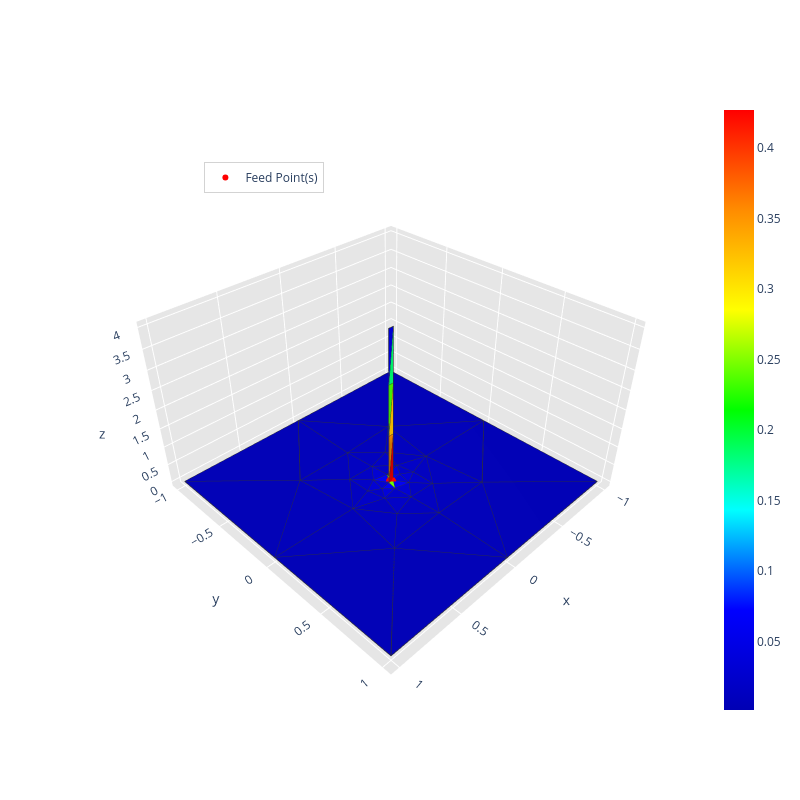
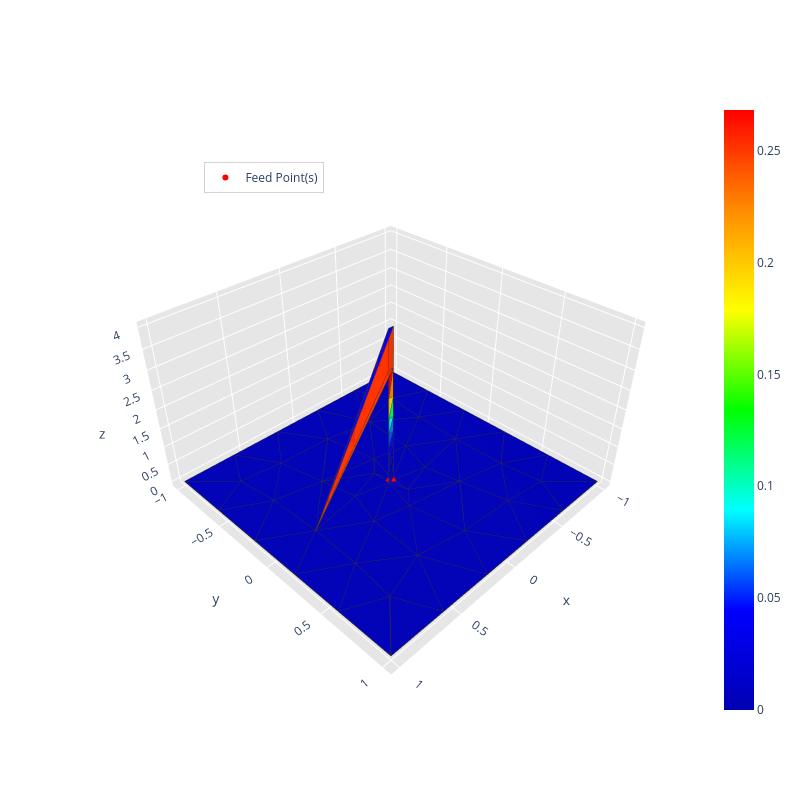
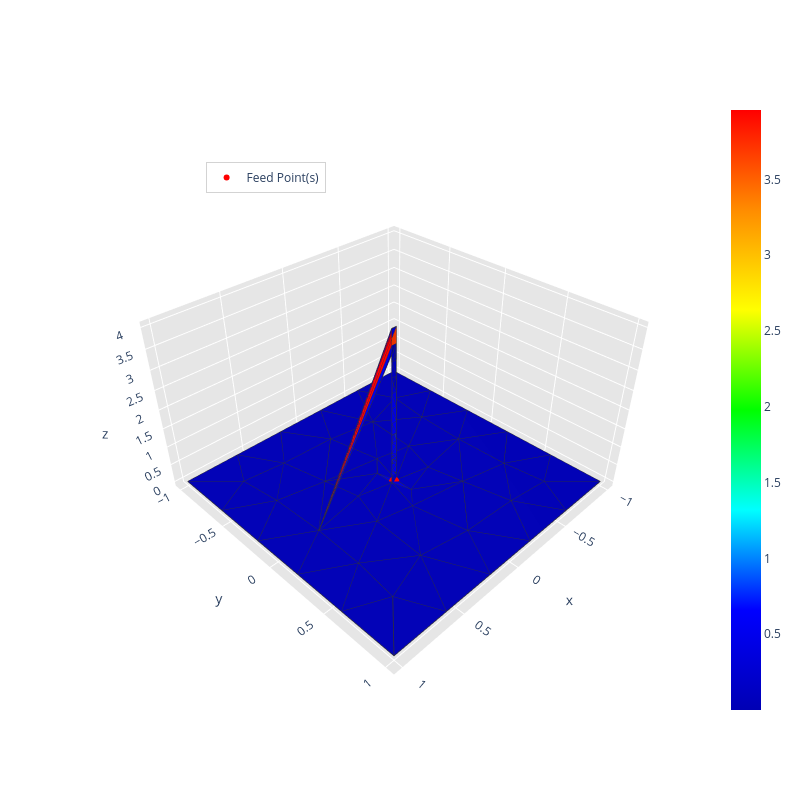
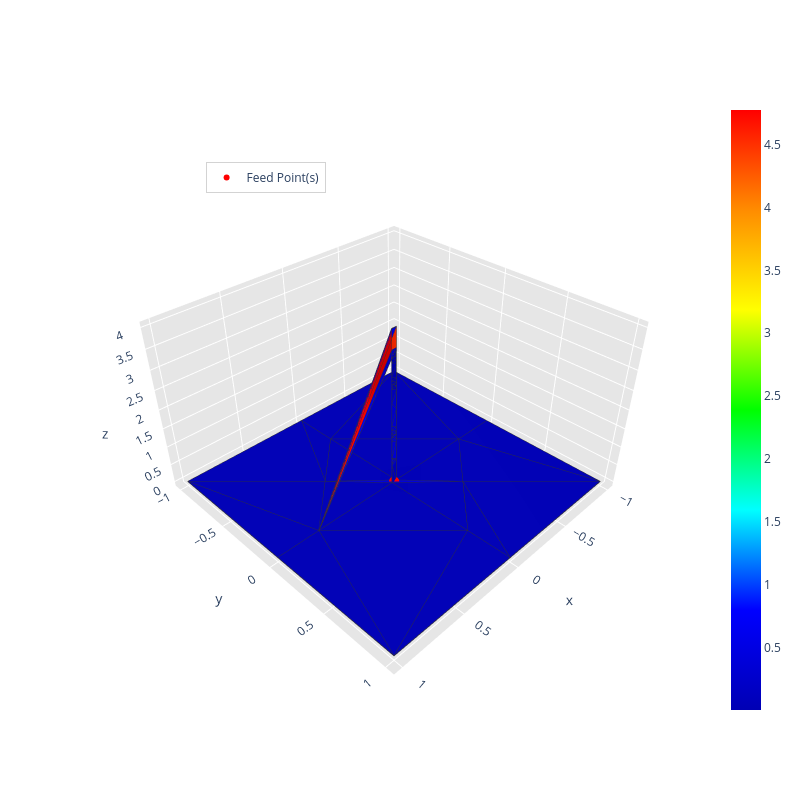

The code cell stored with these charts, in order, in its notebook:
### Code cell
feed_point = np.array([[0, 0, 0]])

run_radiation_refinement(config, grid_points, radius_vicinity, path, frequency, feed_point, monopole=True)

### Figure 1 — Plotly figure (JSON) as saved in the notebook; plotly's stock layout.template omitted (floating-point values rounded to 4 significant figures; data arrays with more than 128 entries replaced by an {"elided": "..."} marker saying what was removed)
{"data": [{"facecolor": ["rgb(0, 0, 187)", "rgb(0, 0, 187)", "rgb(0, 0, 209)", "rgb(0, 0, 209)", "rgb(0, 0, 183)", "rgb(0, 0, 183)", "rgb(0, 0, 180)", "rgb(0, 0, 180)", "rgb(0, 0, 180)", "rgb(0, 0, 180)", "rgb(0, 0, 189)", "rgb(0, 0, 189)", "rgb(0, 0, 180)", "rgb(0, 0, 180)", "rgb(0, 0, 180)", "rgb(0, 0, 180)", "rgb(0, 0, 185)", "rgb(0, 0, 185)", "rgb(0, 0, 183)", "rgb(0, 0, 183)", "rgb(0, 0, 195)", "rgb(0, 0, 195)", "rgb(0, 0, 185)", "rgb(0, 0, 185)", "rgb(0, 0, 239)", "rgb(0, 0, 239)", "rgb(0, 0, 183)", "rgb(0, 0, 183)", "rgb(0, 0, 183)", "rgb(0, 0, 183)", "rgb(0, 0, 195)", "rgb(0, 0, 195)", "rgb(0, 0, 237)", "rgb(0, 0, 237)", "rgb(0, 0, 197)", "rgb(0, 0, 197)", "rgb(0, 0, 193)", "rgb(0, 0, 193)", "rgb(0, 0, 188)", "rgb(0, 0, 188)", "rgb(0, 0, 190)", "rgb(0, 0, 190)", "rgb(0, 0, 196)", "rgb(0, 0, 196)", "rgb(0, 0, 195)", "rgb(0, 0, 195)", "rgb(0, 0, 208)", "rgb(0, 0, 208)", "rgb(0, 0, 187)", "rgb(0, 0, 187)", "rgb(0, 0, 207)", "rgb(0, 0, 207)", "rgb(0, 0, 213)", "rgb(0, 0, 213)", "rgb(108, 255, 0)", "rgb(108, 255, 0)", "rgb(0, 0, 187)", "rgb(0, 0, 187)", "rgb(255, 0, 0)", "rgb(255, 145, 0)", "rgb(0, 0, 226)", "rgb(0, 255, 113)", "rgb(255, 195, 0)", "rgb(71, 255, 0)"], "i": [22, 25, 34, 35, 13, 14, 4, 14, 13, 7, 29, 32, 12, 5, 6, 15, 17, 19, 16, 18, 28, 31, 23, 20, 0, 1, 17, 19, 15, 12, 26, 27, 36, 38, 33, 30, 24, 21, 23, 20, 24, 21, 26, 27, 31, 28, 33, 30, 31, 28, 34, 35, 28, 31, 0, 1, 17, 19, 11, 11, 9, 10, 11, 10], "j": [32, 29, 36, 38, 32, 29, 16, 19, 17, 18, 30, 33, 16, 19, 17, 18, 24, 21, 32, 29, 38, 36, 25, 22, 39, 37, 23, 20, 23, 20, 28, 31, 37, 39, 34, 35, 34, 35, 26, 27, 26, 27, 39, 37, 33, 30, 36, 38, 32, 29, 39, 37, 39, 37, 37, 39, 32, 29, 0, 1, 2, 9, 8, 8], "k": [16, 18, 0, 1, 17, 19, 13, 5, 6, 14, 21, 24, 4, 12, 15, 7, 23, 20, 13, 14, 30, 33, 18, 16, 34, 35, 15, 12, 18, 16, 25, 22, 0, 1, 24, 21, 26, 27, 25, 22, 23, 20, 28, 31, 32, 29, 34, 35, 22, 25, 26, 27, 38, 36, 1, 0, 24, 21, 1, 8, 3, 3, 10, 9], "name": "", "type": "mesh3d", "x": [-0.02, 0.02, 0.02, -0.02, -1.0, 1.0, -1.0, 1.0, 0.02, 0.02, -0.02, -0.02, 0.0, -1.0, 1.0, 0.0, -0.4311, -0.4348, 0.4311, 0.4348, -0.0002376, 0.186, -0.1982, 0.0002376, -0.186, 0.1982, 0.01771, -0.01771, 0.1525, 0.371, 0.181, -0.1525, -0.371, -0.181, -0.07648, 0.07648, -0.09718, -0.03193, 0.09718, 0.03193], "y": [0.0, 0.0, 0.0, 0.0, -1.0, -1.0, 1.0, 1.0, 0.0, 0.0, 0.0, 0.0, -1.0, 0.0, 0.0, 1.0, -0.4609, 0.4475, 0.4609, -0.4475, -0.4432, -0.2165, -0.2557, 0.4432, 0.2165, 0.2557, 0.2077, -0.2077, 0.09206, 0.01718, -0.04067, -0.09206, -0.01718, 0.04067, 0.09575, -0.09575, -0.01102, -0.07037, 0.01102, 0.07037], "z": [0.0, 0.0, 4.0, 4.0, 0.0, 0.0, 0.0, 0.0, 1.333, 2.667, 2.667, 1.333, 0.0, 0.0, 0.0, 0.0, 0.0, 0.0, 0.0, 0.0, 0.0, 0.0, 0.0, 0.0, 0.0, 0.0, 0.0, 0.0, 0.0, 0.0, 0.0, 0.0, 0.0, 0.0, 0.0, 0.0, 0.0, 0.0, 0.0, 0.0]}, {"line": {"color": "rgb(50, 50, 50)", "width": 1.5}, "mode": "lines", "showlegend": false, "type": "scatter3d", "x": {"elided": "320 float values"}, "y": {"elided": "320 float values"}, "z": {"elided": "320 float values"}}, {"hoverinfo": "none", "marker": {"color": [0.001481, 0.427], "colorscale": [[0, "rgb(0, 0, 180)"], [0.1667, "rgb(0, 0, 255)"], [0.3333, "rgb(0, 255, 255)"], [0.5, "rgb(0, 255, 0)"], [0.6667, "rgb(255, 255, 0)"], [0.8333, "rgb(255, 140, 0)"], [1, "rgb(255, 0, 0)"]], "showscale": true, "size": 0.1}, "mode": "markers", "showlegend": false, "type": "scatter3d", "x": [-0.02], "y": [0.0], "z": [0.0]}, {"marker": {"color": "red", "size": 6, "symbol": "circle"}, "mode": "markers+text", "name": "Feed Point(s)", "type": "scatter3d", "x": [0], "y": [0], "z": [0]}], "layout": {"height": 800, "legend": {"bgcolor": "rgba(255,255,255,0.7)", "bordercolor": "lightgray", "borderwidth": 1, "x": 0.2, "xanchor": "left", "y": 0.9, "yanchor": "top"}, "scene": {"aspectratio": {"x": 0.5, "y": 0.5, "z": 0.3}, "camera": {"eye": {"x": 0.65, "y": 0.65, "z": 0.65}}, "xaxis": {"backgroundcolor": "rgb(230, 230, 230)", "gridcolor": "rgb(255, 255, 255)", "showbackground": true, "zerolinecolor": "rgb(255, 255, 255)"}, "yaxis": {"backgroundcolor": "rgb(230, 230, 230)", "gridcolor": "rgb(255, 255, 255)", "showbackground": true, "zerolinecolor": "rgb(255, 255, 255)"}, "zaxis": {"backgroundcolor": "rgb(230, 230, 230)", "gridcolor": "rgb(255, 255, 255)", "showbackground": true, "zerolinecolor": "rgb(255, 255, 255)"}}, "title": {"text": ""}, "width": 800}}

### Figure 2 — Plotly figure (JSON) as saved in the notebook; plotly's stock layout.template omitted (floating-point values rounded to 4 significant figures; data arrays with more than 128 entries replaced by an {"elided": "..."} marker saying what was removed)
{"data": [{"facecolor": ["rgb(0, 0, 180)", "rgb(0, 0, 180)", "rgb(0, 0, 180)", "rgb(0, 0, 180)", "rgb(0, 0, 182)", "rgb(0, 0, 182)", "rgb(0, 0, 180)", "rgb(0, 0, 180)", "rgb(0, 0, 180)", "rgb(0, 0, 180)", "rgb(0, 0, 180)", "rgb(0, 0, 180)", "rgb(0, 0, 180)", "rgb(0, 0, 180)", "rgb(0, 0, 180)", "rgb(0, 0, 180)", "rgb(0, 0, 180)", "rgb(0, 0, 180)", "rgb(0, 0, 180)", "rgb(0, 0, 180)", "rgb(0, 0, 180)", "rgb(0, 0, 180)", "rgb(0, 0, 180)", "rgb(0, 0, 180)", "rgb(0, 0, 180)", "rgb(0, 0, 180)", "rgb(0, 0, 180)", "rgb(0, 0, 180)", "rgb(0, 0, 180)", "rgb(0, 0, 180)", "rgb(0, 0, 180)", "rgb(0, 0, 180)", "rgb(0, 0, 180)", "rgb(0, 0, 180)", "rgb(0, 0, 180)", "rgb(0, 0, 180)", "rgb(0, 0, 180)", "rgb(0, 0, 180)", "rgb(0, 0, 180)", "rgb(0, 0, 180)", "rgb(0, 0, 180)", "rgb(0, 0, 180)", "rgb(0, 0, 180)", "rgb(0, 0, 180)", "rgb(0, 0, 180)", "rgb(0, 0, 180)", "rgb(0, 0, 180)", "rgb(0, 0, 180)", "rgb(0, 0, 180)", "rgb(0, 0, 180)", "rgb(0, 0, 180)", "rgb(0, 0, 180)", "rgb(0, 0, 180)", "rgb(0, 0, 180)", "rgb(0, 0, 180)", "rgb(0, 0, 180)", "rgb(0, 0, 180)", "rgb(0, 0, 180)", "rgb(0, 0, 182)", "rgb(0, 0, 182)", "rgb(0, 0, 180)", "rgb(0, 0, 180)", "rgb(0, 0, 180)", "rgb(0, 0, 180)", "rgb(0, 0, 180)", "rgb(0, 0, 180)", "rgb(0, 0, 180)", "rgb(0, 0, 180)", "rgb(0, 0, 180)", "rgb(0, 0, 180)", "rgb(0, 0, 180)", "rgb(0, 0, 180)", "rgb(0, 0, 195)", "rgb(0, 0, 195)", "rgb(255, 171, 0)", "rgb(0, 0, 198)", "rgb(0, 0, 225)", "rgb(255, 0, 0)", "rgb(255, 52, 0)", "rgb(0, 0, 198)", "rgb(0, 0, 251)", "rgb(0, 0, 202)", "rgb(0, 0, 189)", "rgb(0, 0, 254)", "rgb(255, 133, 0)", "rgb(255, 1, 0)", "rgb(0, 255, 94)", "rgb(255, 220, 0)", "rgb(0, 129, 255)", "rgb(0, 255, 245)", "rgb(0, 12, 255)", "rgb(0, 88, 255)", "rgb(0, 0, 228)", "rgb(0, 0, 248)"], "i": [46, 5, 48, 4, 52, 54, 49, 50, 10, 13, 8, 9, 47, 45, 10, 13, 8, 9, 11, 12, 22, 26, 16, 13, 11, 12, 28, 16, 21, 25, 17, 29, 0, 3, 15, 27, 11, 12, 10, 13, 8, 9, 1, 2, 23, 19, 20, 24, 45, 47, 30, 18, 8, 9, 57, 58, 48, 46, 5, 4, 45, 47, 22, 26, 50, 49, 30, 18, 55, 56, 51, 53, 4, 5, 37, 44, 32, 6, 12, 14, 31, 4, 5, 6, 38, 37, 40, 39, 41, 34, 42, 33, 42, 32], "j": [52, 51, 54, 53, 60, 59, 54, 52, 54, 52, 54, 52, 49, 50, 57, 58, 56, 55, 53, 51, 47, 45, 17, 28, 20, 24, 50, 49, 47, 45, 57, 58, 61, 62, 61, 62, 55, 56, 49, 50, 57, 58, 64, 63, 64, 63, 55, 56, 46, 48, 58, 57, 59, 60, 64, 63, 53, 51, 59, 60, 62, 61, 61, 62, 62, 61, 63, 64, 63, 64, 59, 60, 59, 60, 38, 14, 14, 37, 38, 44, 14, 44, 44, 12, 36, 36, 39, 36, 40, 40, 41, 41, 32, 42], "k": [5, 46, 4, 48, 5, 4, 48, 46, 49, 50, 10, 13, 48, 46, 8, 9, 12, 11, 9, 8, 21, 25, 10, 29, 21, 25, 27, 15, 11, 12, 10, 13, 22, 26, 0, 3, 20, 24, 16, 28, 56, 55, 18, 30, 1, 2, 19, 23, 12, 11, 29, 17, 54, 52, 56, 55, 11, 12, 51, 53, 50, 49, 47, 45, 27, 15, 58, 57, 19, 23, 8, 9, 5, 4, 12, 31, 43, 12, 7, 43, 32, 5, 31, 7, 39, 38, 35, 35, 34, 35, 33, 34, 43, 33], "name": "", "type": "mesh3d", "x": [-1.0, 1.0, -1.0, 1.0, -0.02, 0.02, 0.02, -0.02, 0.3333, -0.3333, -0.006667, -0.6733, 0.6733, 0.006667, 0.006667, -0.5828, -0.1919, 0.1991, 0.59, -1.0, -1.0, -1.0, -1.0, 1.0, 1.0, 1.0, 1.0, 0.5828, 0.1919, -0.1991, -0.59, 0.02, 0.02, 0.02, 0.02, 0.02, 0.02, 0.02, -0.02, -0.02, -0.02, -0.02, -0.02, -0.02, -0.02, 0.6843, 0.3533, -0.6843, -0.3532, -0.3732, 0.3732, 0.2768, 0.0883, -0.2767, -0.08855, -0.6875, 0.6875, 0.4106, -0.4106, 0.02287, -0.02301, -0.7204, 0.7204, -0.728, 0.728], "y": [-1.0, -1.0, 1.0, 1.0, 0.0, 0.0, 0.0, 0.0, -0.3333, 0.3333, -0.6667, 0.0, 0.0, 0.6667, 0.0, -1.0, -1.0, -1.0, -1.0, 0.5901, 0.1993, -0.1914, -0.5822, -0.5901, -0.1993, 0.1914, 0.5822, 1.0, 1.0, 1.0, 1.0, 0.0, 0.0, 0.0, 0.0, 0.0, 0.0, 0.0, 0.0, 0.0, 0.0, 0.0, 0.0, 0.0, 0.0, 0.3816, 0.1997, -0.3816, -0.1996, -0.6021, 0.6021, -0.06069, 0.2591, 0.06081, -0.2589, 0.412, -0.412, -0.6887, 0.6887, -0.1409, 0.1409, -0.7105, 0.7105, 0.7284, -0.7284], "z": [0.0, 0.0, 0.0, 0.0, 0.0, 0.0, 4.0, 4.0, 0.0, 0.0, 0.0, 0.0, 0.0, 0.0, 0.6667, 0.0, 0.0, 0.0, 0.0, 0.0, 0.0, 0.0, 0.0, 0.0, 0.0, 0.0, 0.0, 0.0, 0.0, 0.0, 0.0, 0.3519, 0.7038, 1.056, 1.408, 1.799, 2.327, 3.038, 3.038, 2.326, 1.799, 1.407, 1.056, 0.7037, 0.3519, 0.0, 0.0, 0.0, 0.0, 0.0, 0.0, 0.0, 0.0, 0.0, 0.0, 0.0, 0.0, 0.0, 0.0, 0.0, 0.0, 0.0, 0.0, 0.0, 0.0]}, {"line": {"color": "rgb(50, 50, 50)", "width": 1.5}, "mode": "lines", "showlegend": false, "type": "scatter3d", "x": {"elided": "470 float values"}, "y": {"elided": "470 float values"}, "z": {"elided": "470 float values"}}, {"hoverinfo": "none", "marker": {"color": [8.773e-06, 0.2681], "colorscale": [[0, "rgb(0, 0, 180)"], [0.1667, "rgb(0, 0, 255)"], [0.3333, "rgb(0, 255, 255)"], [0.5, "rgb(0, 255, 0)"], [0.6667, "rgb(255, 255, 0)"], [0.8333, "rgb(255, 140, 0)"], [1, "rgb(255, 0, 0)"]], "showscale": true, "size": 0.1}, "mode": "markers", "showlegend": false, "type": "scatter3d", "x": [-1.0], "y": [-1.0], "z": [0.0]}, {"marker": {"color": "red", "size": 6, "symbol": "circle"}, "mode": "markers+text", "name": "Feed Point(s)", "type": "scatter3d", "x": [0], "y": [0], "z": [0]}], "layout": {"height": 800, "legend": {"bgcolor": "rgba(255,255,255,0.7)", "bordercolor": "lightgray", "borderwidth": 1, "x": 0.2, "xanchor": "left", "y": 0.9, "yanchor": "top"}, "scene": {"aspectratio": {"x": 0.5, "y": 0.5, "z": 0.3}, "camera": {"eye": {"x": 0.65, "y": 0.65, "z": 0.65}}, "xaxis": {"backgroundcolor": "rgb(230, 230, 230)", "gridcolor": "rgb(255, 255, 255)", "showbackground": true, "zerolinecolor": "rgb(255, 255, 255)"}, "yaxis": {"backgroundcolor": "rgb(230, 230, 230)", "gridcolor": "rgb(255, 255, 255)", "showbackground": true, "zerolinecolor": "rgb(255, 255, 255)"}, "zaxis": {"backgroundcolor": "rgb(230, 230, 230)", "gridcolor": "rgb(255, 255, 255)", "showbackground": true, "zerolinecolor": "rgb(255, 255, 255)"}}, "title": {"text": ""}, "width": 800}}

### Figure 3 — Plotly figure (JSON) as saved in the notebook; plotly's stock layout.template omitted (floating-point values rounded to 4 significant figures; data arrays with more than 128 entries replaced by an {"elided": "..."} marker saying what was removed)
{"data": [{"facecolor": ["rgb(0, 0, 182)", "rgb(0, 0, 182)", "rgb(0, 0, 182)", "rgb(0, 0, 181)", "rgb(0, 0, 186)", "rgb(0, 0, 186)", "rgb(0, 0, 181)", "rgb(0, 0, 181)", "rgb(0, 0, 180)", "rgb(0, 0, 180)", "rgb(0, 0, 181)", "rgb(0, 0, 181)", "rgb(0, 0, 180)", "rgb(0, 0, 180)", "rgb(0, 0, 181)", "rgb(0, 0, 181)", "rgb(0, 0, 181)", "rgb(0, 0, 181)", "rgb(0, 0, 181)", "rgb(0, 0, 181)", "rgb(0, 0, 180)", "rgb(0, 0, 180)", "rgb(0, 0, 180)", "rgb(0, 0, 180)", "rgb(0, 0, 180)", "rgb(0, 0, 180)", "rgb(0, 0, 180)", "rgb(0, 0, 180)", "rgb(0, 0, 180)", "rgb(0, 0, 180)", "rgb(0, 0, 180)", "rgb(0, 0, 180)", "rgb(0, 0, 180)", "rgb(0, 0, 180)", "rgb(0, 0, 180)", "rgb(0, 0, 180)", "rgb(0, 0, 180)", "rgb(0, 0, 180)", "rgb(0, 0, 180)", "rgb(0, 0, 180)", "rgb(0, 0, 180)", "rgb(0, 0, 180)", "rgb(0, 0, 180)", "rgb(0, 0, 180)", "rgb(0, 0, 180)", "rgb(0, 0, 180)", "rgb(0, 0, 180)", "rgb(0, 0, 180)", "rgb(0, 0, 181)", "rgb(0, 0, 181)", "rgb(0, 0, 180)", "rgb(0, 0, 180)", "rgb(0, 0, 181)", "rgb(0, 0, 181)", "rgb(0, 0, 180)", "rgb(0, 0, 180)", "rgb(0, 0, 181)", "rgb(0, 0, 181)", "rgb(0, 0, 185)", "rgb(0, 0, 185)", "rgb(0, 0, 180)", "rgb(0, 0, 180)", "rgb(0, 0, 180)", "rgb(0, 0, 180)", "rgb(0, 0, 180)", "rgb(0, 0, 180)", "rgb(0, 0, 180)", "rgb(0, 0, 180)", "rgb(0, 0, 180)", "rgb(0, 0, 180)", "rgb(0, 0, 182)", "rgb(0, 0, 182)", "rgb(0, 0, 214)", "rgb(0, 0, 214)", "rgb(0, 0, 248)", "rgb(0, 0, 248)", "rgb(0, 0, 237)", "rgb(0, 34, 255)", "rgb(0, 0, 248)", "rgb(0, 0, 248)", "rgb(0, 0, 248)", "rgb(0, 0, 194)", "rgb(0, 10, 255)", "rgb(0, 0, 247)", "rgb(0, 0, 219)", "rgb(0, 0, 201)", "rgb(0, 0, 198)", "rgb(0, 0, 247)", "rgb(255, 0, 0)", "rgb(255, 58, 0)", "rgb(0, 36, 255)", "rgb(0, 0, 208)", "rgb(0, 0, 191)", "rgb(0, 0, 194)", "rgb(0, 0, 225)", "rgb(0, 0, 248)", "rgb(0, 0, 248)", "rgb(0, 0, 248)", "rgb(0, 0, 248)", "rgb(0, 0, 247)", "rgb(0, 0, 248)", "rgb(0, 0, 210)", "rgb(0, 0, 233)", "rgb(0, 0, 240)", "rgb(0, 0, 198)", "rgb(0, 0, 200)", "rgb(0, 0, 230)", "rgb(0, 0, 241)", "rgb(0, 0, 241)", "rgb(0, 0, 245)", "rgb(0, 0, 244)", "rgb(0, 0, 246)", "rgb(0, 0, 248)", "rgb(0, 0, 248)"], "i": [63, 5, 65, 4, 69, 71, 66, 67, 10, 13, 8, 9, 64, 62, 13, 10, 8, 9, 11, 12, 25, 29, 10, 13, 11, 27, 31, 19, 24, 28, 32, 20, 0, 3, 18, 30, 11, 12, 10, 13, 8, 9, 1, 2, 26, 22, 23, 27, 62, 64, 33, 21, 8, 9, 75, 74, 65, 63, 5, 4, 62, 64, 25, 29, 67, 66, 21, 33, 72, 73, 68, 70, 4, 5, 61, 55, 15, 14, 59, 60, 39, 16, 37, 15, 17, 45, 49, 41, 12, 12, 54, 16, 46, 50, 17, 56, 40, 61, 60, 34, 61, 6, 48, 14, 49, 46, 51, 52, 44, 53, 43, 42, 57, 38], "j": [69, 68, 71, 70, 77, 76, 71, 69, 71, 69, 71, 69, 66, 67, 74, 75, 73, 72, 70, 68, 64, 62, 19, 31, 23, 28, 67, 66, 64, 62, 74, 75, 78, 79, 78, 79, 72, 73, 66, 67, 75, 74, 81, 80, 81, 80, 72, 73, 63, 65, 74, 75, 76, 77, 81, 80, 70, 68, 76, 77, 79, 78, 78, 79, 79, 78, 81, 80, 80, 81, 76, 77, 76, 77, 34, 56, 40, 36, 36, 36, 57, 47, 58, 55, 51, 50, 46, 54, 47, 7, 55, 48, 47, 51, 44, 57, 56, 35, 35, 4, 4, 7, 47, 58, 50, 50, 52, 53, 52, 54, 53, 54, 58, 58], "k": [5, 63, 4, 65, 5, 4, 65, 63, 66, 67, 10, 13, 65, 63, 9, 8, 12, 11, 9, 8, 24, 28, 20, 32, 24, 12, 30, 18, 11, 12, 13, 10, 25, 29, 0, 3, 23, 27, 19, 31, 73, 72, 21, 33, 1, 2, 22, 26, 12, 11, 32, 20, 71, 69, 73, 72, 11, 12, 68, 70, 67, 66, 64, 62, 30, 18, 75, 74, 22, 26, 8, 9, 5, 4, 35, 40, 41, 37, 14, 59, 38, 48, 14, 40, 44, 17, 16, 15, 6, 48, 15, 49, 16, 17, 45, 39, 39, 60, 36, 5, 34, 12, 12, 59, 46, 45, 44, 43, 43, 42, 42, 41, 38, 37], "name": "", "type": "mesh3d", "x": [-1.0, 1.0, -1.0, 1.0, -0.02, 0.02, 0.02, -0.02, 0.3333, -0.3333, -0.006667, -0.6733, 0.6733, 0.006667, 0.006667, -0.006667, -0.006667, 0.006667, -0.5828, -0.1919, 0.1991, 0.59, -1.0, -1.0, -1.0, -1.0, 1.0, 1.0, 1.0, 1.0, 0.5828, 0.1919, -0.1991, -0.59, 0.02, 0.02, 0.02, 0.02, 0.02, 0.02, 0.02, 0.02, 0.02, 0.02, 0.02, 0.02, 0.02, 0.02, -0.02, -0.02, -0.02, -0.02, -0.02, -0.02, -0.02, -0.02, -0.02, -0.02, -0.02, -0.02, -0.02, -0.02, 0.6843, 0.3533, -0.6843, -0.3532, -0.3732, 0.3732, 0.2768, 0.0883, -0.2767, -0.08855, -0.6875, 0.6875, -0.4106, 0.4106, 0.02287, -0.02301, -0.7204, 0.7204, -0.728, 0.728], "y": [-1.0, -1.0, 1.0, 1.0, 0.0, 0.0, 0.0, 0.0, -0.3333, 0.3333, -0.6667, 0.0, 0.0, 0.6667, 0.0, 0.0, 0.0, 0.0, -1.0, -1.0, -1.0, -1.0, 0.5901, 0.1993, -0.1914, -0.5822, -0.5901, -0.1993, 0.1914, 0.5822, 1.0, 1.0, 1.0, 1.0, 0.0, 0.0, 0.0, 0.0, 0.0, 0.0, 0.0, 0.0, 0.0, 0.0, 0.0, 0.0, 0.0, 0.0, 0.0, 0.0, 0.0, 0.0, 0.0, 0.0, 0.0, 0.0, 0.0, 0.0, 0.0, 0.0, 0.0, 0.0, 0.3816, 0.1997, -0.3816, -0.1996, -0.6021, 0.6021, -0.06069, 0.2591, 0.06081, -0.2589, 0.412, -0.412, 0.6887, -0.6887, -0.1409, 0.1409, -0.7105, 0.7105, 0.7284, -0.7284], "z": [0.0, 0.0, 0.0, 0.0, 0.0, 0.0, 4.0, 4.0, 0.0, 0.0, 0.0, 0.0, 0.0, 0.0, 0.6667, 1.333, 3.333, 2.667, 0.0, 0.0, 0.0, 0.0, 0.0, 0.0, 0.0, 0.0, 0.0, 0.0, 0.0, 0.0, 0.0, 0.0, 0.0, 0.0, 0.2141, 0.3677, 0.5756, 0.6726, 0.7695, 0.8665, 1.142, 1.365, 1.675, 2.061, 2.449, 2.836, 3.224, 3.612, 3.613, 3.225, 2.838, 2.45, 2.063, 1.678, 1.366, 1.143, 0.9823, 0.7697, 0.6729, 0.576, 0.4792, 0.2143, 0.0, 0.0, 0.0, 0.0, 0.0, 0.0, 0.0, 0.0, 0.0, 0.0, 0.0, 0.0, 0.0, 0.0, 0.0, 0.0, 0.0, 0.0, 0.0, 0.0]}, {"line": {"color": "rgb(50, 50, 50)", "width": 1.5}, "mode": "lines", "showlegend": false, "type": "scatter3d", "x": {"elided": "570 float values"}, "y": {"elided": "570 float values"}, "z": {"elided": "570 float values"}}, {"hoverinfo": "none", "marker": {"color": [0.0005159, 3.958], "colorscale": [[0, "rgb(0, 0, 180)"], [0.1667, "rgb(0, 0, 255)"], [0.3333, "rgb(0, 255, 255)"], [0.5, "rgb(0, 255, 0)"], [0.6667, "rgb(255, 255, 0)"], [0.8333, "rgb(255, 140, 0)"], [1, "rgb(255, 0, 0)"]], "showscale": true, "size": 0.1}, "mode": "markers", "showlegend": false, "type": "scatter3d", "x": [-1.0], "y": [-1.0], "z": [0.0]}, {"marker": {"color": "red", "size": 6, "symbol": "circle"}, "mode": "markers+text", "name": "Feed Point(s)", "type": "scatter3d", "x": [0], "y": [0], "z": [0]}], "layout": {"height": 800, "legend": {"bgcolor": "rgba(255,255,255,0.7)", "bordercolor": "lightgray", "borderwidth": 1, "x": 0.2, "xanchor": "left", "y": 0.9, "yanchor": "top"}, "scene": {"aspectratio": {"x": 0.5, "y": 0.5, "z": 0.3}, "camera": {"eye": {"x": 0.65, "y": 0.65, "z": 0.65}}, "xaxis": {"backgroundcolor": "rgb(230, 230, 230)", "gridcolor": "rgb(255, 255, 255)", "showbackground": true, "zerolinecolor": "rgb(255, 255, 255)"}, "yaxis": {"backgroundcolor": "rgb(230, 230, 230)", "gridcolor": "rgb(255, 255, 255)", "showbackground": true, "zerolinecolor": "rgb(255, 255, 255)"}, "zaxis": {"backgroundcolor": "rgb(230, 230, 230)", "gridcolor": "rgb(255, 255, 255)", "showbackground": true, "zerolinecolor": "rgb(255, 255, 255)"}}, "title": {"text": ""}, "width": 800}}

### Figure 4 — Plotly figure (JSON) as saved in the notebook; plotly's stock layout.template omitted (floating-point values rounded to 4 significant figures; data arrays with more than 128 entries replaced by an {"elided": "..."} marker saying what was removed)
{"data": [{"facecolor": ["rgb(0, 0, 180)", "rgb(0, 0, 180)", "rgb(0, 0, 213)", "rgb(0, 0, 213)", "rgb(0, 0, 181)", "rgb(0, 0, 181)", "rgb(0, 0, 181)", "rgb(0, 0, 181)", "rgb(0, 0, 180)", "rgb(0, 0, 180)", "rgb(0, 0, 180)", "rgb(0, 0, 180)", "rgb(0, 0, 180)", "rgb(0, 0, 180)", "rgb(0, 0, 180)", "rgb(0, 0, 180)", "rgb(0, 0, 180)", "rgb(0, 0, 180)", "rgb(0, 0, 180)", "rgb(0, 0, 180)", "rgb(0, 0, 180)", "rgb(0, 0, 180)", "rgb(0, 0, 218)", "rgb(0, 0, 185)", "rgb(0, 0, 209)", "rgb(0, 0, 184)", "rgb(0, 0, 184)", "rgb(0, 0, 219)", "rgb(0, 0, 185)", "rgb(0, 0, 220)", "rgb(0, 0, 201)", "rgb(0, 0, 209)", "rgb(0, 0, 218)", "rgb(0, 0, 187)", "rgb(0, 0, 184)", "rgb(0, 0, 184)", "rgb(0, 0, 227)", "rgb(0, 0, 189)", "rgb(0, 0, 185)", "rgb(0, 0, 185)", "rgb(0, 0, 220)", "rgb(0, 0, 218)", "rgb(0, 0, 224)", "rgb(255, 0, 0)", "rgb(255, 44, 0)", "rgb(0, 0, 238)", "rgb(0, 0, 237)", "rgb(0, 0, 235)", "rgb(0, 0, 212)", "rgb(0, 0, 187)", "rgb(0, 0, 184)", "rgb(0, 0, 184)", "rgb(0, 0, 212)", "rgb(0, 0, 200)", "rgb(0, 0, 217)", "rgb(0, 0, 214)", "rgb(0, 0, 220)", "rgb(0, 0, 223)", "rgb(0, 0, 221)", "rgb(0, 0, 227)", "rgb(0, 0, 228)", "rgb(0, 0, 244)", "rgb(0, 0, 187)", "rgb(0, 0, 183)", "rgb(0, 0, 184)", "rgb(0, 0, 184)", "rgb(0, 0, 219)"], "i": [13, 11, 5, 5, 4, 13, 4, 5, 8, 21, 12, 0, 12, 11, 18, 11, 1, 1, 2, 2, 12, 3, 15, 16, 14, 36, 44, 54, 37, 52, 17, 32, 50, 46, 35, 34, 51, 47, 16, 38, 53, 49, 54, 12, 12, 14, 14, 15, 15, 17, 43, 43, 48, 30, 49, 29, 52, 54, 53, 22, 6, 12, 40, 36, 41, 33, 50], "j": [5, 10, 9, 4, 10, 9, 9, 8, 10, 9, 3, 10, 8, 9, 10, 19, 8, 20, 9, 19, 20, 21, 27, 37, 24, 42, 45, 22, 38, 25, 31, 45, 28, 31, 42, 44, 26, 31, 41, 39, 25, 28, 4, 38, 7, 22, 23, 50, 26, 45, 44, 34, 30, 31, 29, 30, 26, 24, 24, 4, 7, 39, 41, 37, 42, 45, 27], "k": [12, 4, 4, 8, 8, 5, 11, 12, 18, 13, 13, 11, 1, 2, 0, 0, 18, 12, 21, 11, 3, 13, 50, 40, 54, 35, 33, 14, 40, 26, 32, 17, 49, 17, 43, 33, 15, 46, 36, 40, 52, 29, 22, 6, 39, 23, 24, 51, 27, 46, 34, 35, 47, 47, 48, 48, 51, 53, 25, 5, 12, 38, 16, 16, 36, 32, 28], "name": "", "type": "mesh3d", "x": [-1.0, 1.0, -1.0, 1.0, -0.02, 0.02, 0.02, -0.02, 0.3333, -0.3333, -0.006667, -0.6733, 0.6733, 0.006667, 0.006667, -0.006667, -0.006667, 0.006667, -0.00157, -1.0, 1.0, 0.00157, 0.02, 0.02, 0.02, 0.02, 0.02, 0.02, 0.02, 0.02, 0.02, 0.02, 0.02, 0.02, 0.02, 0.02, 0.02, 0.02, 0.02, -0.02, -0.02, -0.02, -0.02, -0.02, -0.02, -0.02, -0.02, -0.02, -0.02, -0.02, -0.02, -0.02, -0.02, -0.02, -0.02], "y": [-1.0, -1.0, 1.0, 1.0, 0.0, 0.0, 0.0, 0.0, -0.3333, 0.3333, -0.6667, 0.0, 0.0, 0.6667, 0.0, 0.0, 0.0, 0.0, -1.0, 8.882e-16, -8.882e-16, 1.0, 0.0, 0.0, 0.0, 0.0, 0.0, 0.0, 0.0, 0.0, 0.0, 0.0, 0.0, 0.0, 0.0, 0.0, 0.0, 0.0, 0.0, 0.0, 0.0, 0.0, 0.0, 0.0, 0.0, 0.0, 0.0, 0.0, 0.0, 0.0, 0.0, 0.0, 0.0, 0.0, 0.0], "z": [0.0, 0.0, 0.0, 0.0, 0.0, 0.0, 4.0, 4.0, 0.0, 0.0, 0.0, 0.0, 0.0, 0.0, 0.6667, 1.333, 3.333, 2.667, 0.0, 0.0, 0.0, 0.0, 0.5127, 0.7022, 0.7281, 1.201, 1.3, 1.4, 1.499, 1.607, 2.192, 2.571, 2.671, 2.77, 2.869, 3.215, 3.314, 3.414, 3.513, 3.517, 3.419, 3.32, 3.222, 3.123, 2.781, 2.683, 2.584, 2.486, 2.005, 1.519, 1.421, 1.322, 1.224, 1.126, 0.6312]}, {"line": {"color": "rgb(50, 50, 50)", "width": 1.5}, "mode": "lines", "showlegend": false, "type": "scatter3d", "x": {"elided": "335 float values"}, "y": {"elided": "335 float values"}, "z": {"elided": "335 float values"}}, {"hoverinfo": "none", "marker": {"color": [0.001145, 4.776], "colorscale": [[0, "rgb(0, 0, 180)"], [0.1667, "rgb(0, 0, 255)"], [0.3333, "rgb(0, 255, 255)"], [0.5, "rgb(0, 255, 0)"], [0.6667, "rgb(255, 255, 0)"], [0.8333, "rgb(255, 140, 0)"], [1, "rgb(255, 0, 0)"]], "showscale": true, "size": 0.1}, "mode": "markers", "showlegend": false, "type": "scatter3d", "x": [-1.0], "y": [-1.0], "z": [0.0]}, {"marker": {"color": "red", "size": 6, "symbol": "circle"}, "mode": "markers+text", "name": "Feed Point(s)", "type": "scatter3d", "x": [0], "y": [0], "z": [0]}], "layout": {"height": 800, "legend": {"bgcolor": "rgba(255,255,255,0.7)", "bordercolor": "lightgray", "borderwidth": 1, "x": 0.2, "xanchor": "left", "y": 0.9, "yanchor": "top"}, "scene": {"aspectratio": {"x": 0.5, "y": 0.5, "z": 0.3}, "camera": {"eye": {"x": 0.65, "y": 0.65, "z": 0.65}}, "xaxis": {"backgroundcolor": "rgb(230, 230, 230)", "gridcolor": "rgb(255, 255, 255)", "showbackground": true, "zerolinecolor": "rgb(255, 255, 255)"}, "yaxis": {"backgroundcolor": "rgb(230, 230, 230)", "gridcolor": "rgb(255, 255, 255)", "showbackground": true, "zerolinecolor": "rgb(255, 255, 255)"}, "zaxis": {"backgroundcolor": "rgb(230, 230, 230)", "gridcolor": "rgb(255, 255, 255)", "showbackground": true, "zerolinecolor": "rgb(255, 255, 255)"}}, "title": {"text": ""}, "width": 800}}
